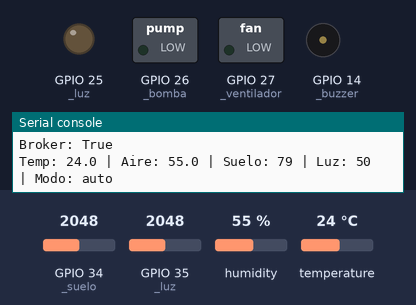
Simulated run of this program. Board: ESP32 board running MicroPython. Parts: switched loads named in the program (green lamp = pin HIGH), output pins drawn as LEDs (lit = HIGH), buzzer (waves = sounding), the last lines printed to the serial console. Inputs (shaded band) come from the test bench; at power-on: temperature 24 °C, GPIO 34 (_suelo) = 2048, GPIO 35 (_luz) = 2048, humidity 55 % (analog values on the 0–4095 scale). WiFi joins after 1.5 s; no MQTT or app messages arrive unless stated; values from a settings file that is not in the repository are placeholders.

Above: at 2.8 s.
2.9 s: temperature set to 29.6 °C
4.9 s: temperature set to 30.7 °C
At 6.3 s:
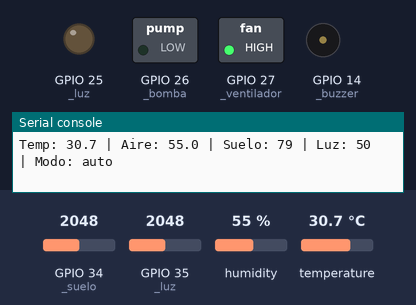
7.2 s: GPIO 34 (_suelo) set to 3172
9.1 s: GPIO 34 (_suelo) set to 3267
At 10.1 s:
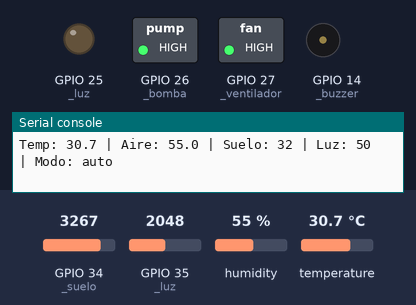
11.2 s: GPIO 35 (_luz) set to 1651
17.2 s: GPIO 35 (_luz) set to 1558
At 18.9 s:
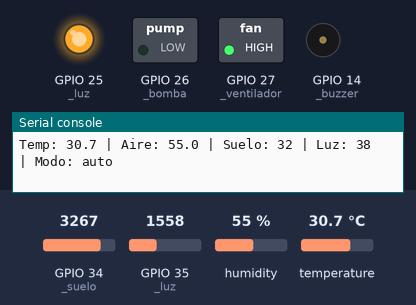
At 41.3 s:
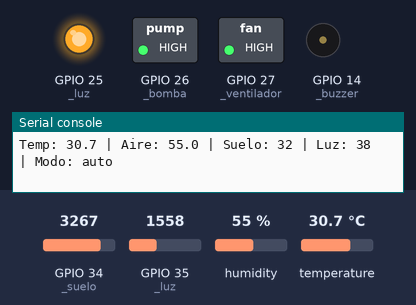
Timing chart, 0 to 41.6 s (numbered marks = the images above; inputs shaded):
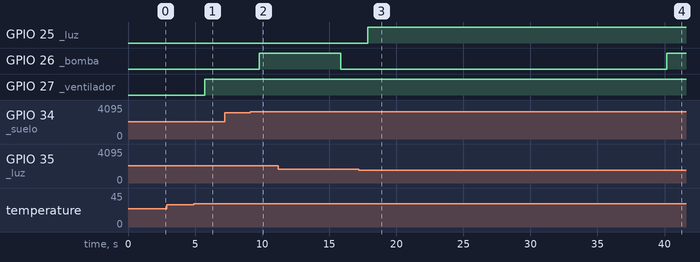

Measured:
- the behaviour switches between 30 and 30.1 °C on temperature (found by bisection; images 0 and 1)
- the behaviour switches between 3199 and 3200 on GPIO 34 (_suelo) (found by bisection; images 1 and 2)
- the behaviour switches between 1618 and 1617 on GPIO 35 (_luz) (found by bisection; images 2 and 3)
- after the input at 4.9 s, GPIO 27 (_ventilador): LOW → HIGH after 0.83 s
- after the input at 9.1 s, GPIO 26 (_bomba): LOW → HIGH after 0.68 s
- after the input at 17.2 s, GPIO 25 (_luz): LOW → HIGH after 0.69 s

The program:

main.py
```python
import time
import config
import sensores
import actuadores
import control
import mqtt_cliente

print("Conectando WiFi...")
wifi_ok = mqtt_cliente.conectar_wifi()
print("WiFi:", wifi_ok)

if wifi_ok:
    print("Broker:", mqtt_cliente.conectar_broker())
    mqtt_cliente.suscribirse()

estado_anterior = None

while True:
    temp, hum_aire = sensores.leer_dht()
    hum_suelo = sensores.leer_suelo()
    luz = sensores.leer_luz()

    mqtt_cliente.revisar_mensajes()
    control.actualizar(temp, hum_suelo, luz)

    alertas = control.revisar_alertas(temp, hum_suelo)
    for alerta in control.alertas_nuevas(alertas):
        print("ALERTA:", alerta)
        mqtt_cliente.publicar_alerta(alerta)
        actuadores.pitido(0.5, 2000)

    mqtt_cliente.publicar_sensores(temp, hum_aire, hum_suelo, luz)

    estado_actual = (actuadores.estado(), control.modo)
    if estado_actual != estado_anterior:
        mqtt_cliente.publicar_actuadores(*estado_actual)
        estado_anterior = estado_actual

    print("Temp:", temp, "| Aire:", hum_aire, "| Suelo:", hum_suelo,
          "| Luz:", luz, "| Modo:", control.modo)
    time.sleep(config.INTERVALO_LECTURA)
```

config.py
```python
# Pines de entrada
PIN_DHT = 4
PIN_SUELO = 34
PIN_LUZ = 35

# Calibracion del ADC (valores crudos de 0 a 4095)
SUELO_SECO = 4095
SUELO_MOJADO = 1500
LUZ_OSCURO = 0
LUZ_BRILLANTE = 4095

# Cada cuantos segundos se leen los sensores
INTERVALO_LECTURA = 2

# Pines de salida
PIN_BOMBA = 26
PIN_VENTILADOR = 27
PIN_LUZ_CRECIMIENTO = 25
PIN_BUZZER = 14

# Umbrales del modo automatico (valores iniciales)
SUELO_MIN = 35
TEMP_MAX = 30
LUZ_MIN = 40

# Tiempos del riego (en segundos)
TIEMPO_RIEGO = 5
TIEMPO_ESPERA = 30

# Umbrales criticos (para alertas)
SUELO_CRITICO = 20
TEMP_CRITICA = 35

# MQTT
MQTT_BROKER = "test.mosquitto.org"
MQTT_PUERTO = 1883
MQTT_CLIENT_ID = "invernadero_jhoiner_mateo"
TOPIC_SENSORES = "invernadero_utp_g105/sensores"

TOPIC_CMD_MODO = "invernadero_utp_g105/cmd/modo"
TOPIC_CMD_BOMBA = "invernadero_utp_g105/cmd/bomba"
TOPIC_CMD_VENTILADOR = "invernadero_utp_g105/cmd/ventilador"
TOPIC_CMD_LUZ = "invernadero_utp_g105/cmd/luz"
TOPIC_CMD_UMBRALES = "invernadero_utp_g105/cmd/umbrales"

TOPIC_ACTUADORES = "invernadero_utp_g105/actuadores/estado"
TOPIC_ALERTAS = "invernadero_utp_g105/alertas"
TOPIC_CONEXION = "invernadero_utp_g105/conexion"
```

sensores.py
```python
from machine import Pin, ADC
import dht
import config

#Crea el objeto sensor
_dht = dht.DHT22(Pin(config.PIN_DHT))

#Configura esos pines como analogicos
_luz = ADC(Pin(config.PIN_LUZ))
_suelo = ADC(Pin(config.PIN_SUELO))

#Configura la ESP32 para que entienda los voltajes de los sensores
_suelo.atten(ADC.ATTN_11DB)
_luz.atten(ADC.ATTN_11DB)

#Funcion que define el porcentaje de luz y humedad
def _a_porcentaje(valor, minimo, maximo):
    porcentaje = ((valor - minimo)/(maximo - minimo))*100

    if porcentaje < 0:
        porcentaje = 0

    elif porcentaje > 100:
        porcentaje = 100

    return round(porcentaje)

#Funcion que activa el sensor de temperatura y humedad en el aire
def leer_dht():
    try:
        _dht.measure()
        return _dht.temperature(), _dht.humidity()
    except OSError:
        return None, None

#Funcion que mide porcentaje de humeda en el suelo
def leer_suelo():
    crudo = _suelo.read()
    return _a_porcentaje(crudo, config.SUELO_SECO, config.SUELO_MOJADO)

#Funcion que mide porcentaje de luz
def leer_luz():
    crudo = _luz.read()
    return _a_porcentaje(crudo, config.LUZ_OSCURO, config.LUZ_BRILLANTE)
```

actuadores.py
```python
from machine import Pin, PWM
import config
import time

_bomba = Pin(config.PIN_BOMBA, Pin.OUT)
_ventilador = Pin(config.PIN_VENTILADOR, Pin.OUT)
_luz = Pin(config.PIN_LUZ_CRECIMIENTO, Pin.OUT)
_buzzer = PWM(Pin(config.PIN_BUZZER))

_bomba.value(0)
_ventilador.value(0)
_luz.value(0)
_buzzer.duty(0)

def bomba(encendida):
    _bomba.value(1 if encendida else 0)


def ventilador(encendido):
    _ventilador.value(1 if encendido else 0)


def luz(encendida):
    _luz.value(1 if encendida else 0)


def estado():
    return {
        "bomba": _bomba.value(),
        "ventilador": _ventilador.value(),
        "luz": _luz.value(),
    }

def pitido(duracion=0.3, frecuencia=1000):
    _buzzer.freq(frecuencia)
    _buzzer.duty(512)
    time.sleep(duracion)
    _buzzer.duty(0)
```

control.py
```python
import time
import config
import actuadores

modo = "auto"

suelo_min = config.SUELO_MIN
temp_max = config.TEMP_MAX
luz_min = config.LUZ_MIN

_ultimo_riego = None
_riego_activo = False

def actualizar(temp, hum_suelo, luz):
    global _ultimo_riego, _riego_activo

    if modo != "auto":
        return

    ahora = time.ticks_ms()

    # Riego por tiempo fijo
    if _riego_activo:
        if time.ticks_diff(ahora, _ultimo_riego) >= config.TIEMPO_RIEGO * 1000:
            actuadores.bomba(False)
            _riego_activo = False
    else:
        espera_cumplida = (_ultimo_riego is None or
                           time.ticks_diff(ahora, _ultimo_riego) >= config.TIEMPO_ESPERA * 1000)
        if hum_suelo < suelo_min and espera_cumplida:
            actuadores.bomba(True)
            _riego_activo = True
            _ultimo_riego = ahora

    # Ventilador por temperatura
    if temp is not None:
        actuadores.ventilador(temp > temp_max)

    # Luz de crecimiento por luz ambiente
    actuadores.luz(luz < luz_min)

def cambiar_modo(nuevo_modo):
    global modo, _riego_activo

    if nuevo_modo not in ("auto", "manual"):
        return False

    modo = nuevo_modo
    if modo == "manual":
        actuadores.bomba(False)
        _riego_activo = False
    return True

def comando_actuador(nombre, encendido):
    if modo != "manual":
        return False

    if nombre == "bomba":
        actuadores.bomba(encendido)
    elif nombre == "ventilador":
        actuadores.ventilador(encendido)
    elif nombre == "luz":
        actuadores.luz(encendido)
    else:
        return False
    return True

def cambiar_umbrales(nuevo_suelo, nueva_temp, nueva_luz):
    global suelo_min, temp_max, luz_min

    suelo_min = nuevo_suelo
    temp_max = nueva_temp
    luz_min = nueva_luz

def revisar_alertas(temp, hum_suelo):
    alertas = []

    if hum_suelo < config.SUELO_CRITICO:
        alertas.append({"tipo": "suelo_seco", "valor": hum_suelo})

    if temp is not None and temp > config.TEMP_CRITICA:
        alertas.append({"tipo": "temp_alta", "valor": temp})

    return alertas

_alertas_activas = []

def alertas_nuevas(alertas):
    global _alertas_activas

    nuevas = []
    tipos_ahora = []
    for alerta in alertas:
        tipos_ahora.append(alerta["tipo"])
        if alerta["tipo"] not in _alertas_activas:
            nuevas.append(alerta)

    _alertas_activas = tipos_ahora
    return nuevas
```

mqtt_cliente.py
```python
import control
import network
import time
import json
import secrets
import config
from umqtt.simple import MQTTClient

def conectar_wifi():
    wlan = network.WLAN(network.STA_IF)
    wlan.active(True)

    if not wlan.isconnected():
        wlan.connect(secrets.WIFI_SSID, secrets.WIFI_PASSWORD)
        intentos = 0
        while not wlan.isconnected() and intentos < 20:
            time.sleep(0.5)
            intentos += 1

    return wlan.isconnected()

_cliente = None


def conectar_broker():
    global _cliente
    _cliente = MQTTClient(config.MQTT_CLIENT_ID, config.MQTT_BROKER,
                          port=config.MQTT_PUERTO)
    _cliente.set_last_will(config.TOPIC_CONEXION, b"offline", retain=True)
    try:
        _cliente.connect()
        _cliente.publish(config.TOPIC_CONEXION, b"online", retain=True)
        return True
    except OSError:
        _cliente = None
        return False


def publicar_sensores(temp, hum_aire, hum_suelo, luz):
    if _cliente is None:
        return False
    datos = {"temp": temp, "hum_aire": hum_aire,
             "hum_suelo": hum_suelo, "luz": luz}
    try:
        _cliente.publish(config.TOPIC_SENSORES, json.dumps(datos))
        return True
    except OSError:
        return False

def _al_recibir(topico, mensaje):
    topico = topico.decode()
    texto = mensaje.decode()
    print("Recibido:", topico, texto)

    if topico == config.TOPIC_CMD_MODO:
        control.cambiar_modo(texto)
    elif topico == config.TOPIC_CMD_BOMBA:
        control.comando_actuador("bomba", texto == "1")
    elif topico == config.TOPIC_CMD_VENTILADOR:
        control.comando_actuador("ventilador", texto == "1")
    elif topico == config.TOPIC_CMD_LUZ:
        control.comando_actuador("luz", texto == "1")
    elif topico == config.TOPIC_CMD_UMBRALES:
        try:
            u = json.loads(texto)
            control.cambiar_umbrales(u["suelo_min"], u["temp_max"], u["luz_min"])
        except (ValueError, KeyError):
            print("Umbrales invalidos")


def suscribirse():
    if _cliente is None:
        return False
    _cliente.set_callback(_al_recibir)
    for t in (config.TOPIC_CMD_MODO, config.TOPIC_CMD_BOMBA,
              config.TOPIC_CMD_VENTILADOR, config.TOPIC_CMD_LUZ,
              config.TOPIC_CMD_UMBRALES):
        _cliente.subscribe(t)
    return True


def revisar_mensajes():
    if _cliente is None:
        return
    try:
        _cliente.check_msg()
    except OSError:
        pass

def publicar_actuadores(estado, modo):
    if _cliente is None:
        return False
    datos = {"bomba": estado["bomba"], "ventilador": estado["ventilador"],
             "luz": estado["luz"], "modo": modo}
    try:
        _cliente.publish(config.TOPIC_ACTUADORES, json.dumps(datos))
        return True
    except OSError:
        return False


def publicar_alerta(alerta):
    if _cliente is None:
        return False
    try:
        _cliente.publish(config.TOPIC_ALERTAS, json.dumps(alerta))
        return True
    except OSError:
        return False
```
